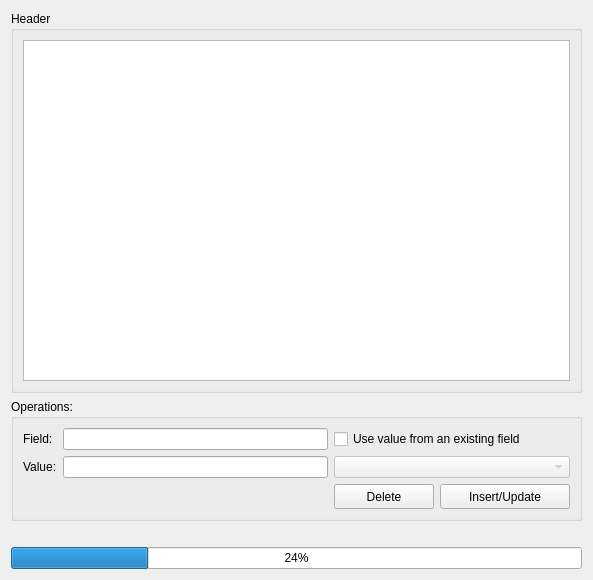
<?xml version="1.0" encoding="UTF-8"?>
<ui version="4.0">
 <class>Form</class>
 <widget class="QWidget" name="Form">
  <property name="geometry">
   <rect>
    <x>0</x>
    <y>0</y>
    <width>588</width>
    <height>580</height>
   </rect>
  </property>
  <property name="windowTitle">
   <string>Header Editor</string>
  </property>
  <layout class="QGridLayout" name="gridLayout">
   <item row="0" column="0">
    <widget class="QGroupBox" name="groupBox_8">
     <property name="minimumSize">
      <size>
       <width>571</width>
       <height>361</height>
      </size>
     </property>
     <property name="title">
      <string>Header</string>
     </property>
     <layout class="QGridLayout" name="gridLayout_29">
      <item row="0" column="0">
       <widget class="QListWidget" name="header_hlist">
        <property name="selectionMode">
         <enum>QAbstractItemView::SingleSelection</enum>
        </property>
       </widget>
      </item>
     </layout>
    </widget>
   </item>
   <item row="1" column="0">
    <widget class="QGroupBox" name="groupBox_9">
     <property name="maximumSize">
      <size>
       <width>16777215</width>
       <height>143</height>
      </size>
     </property>
     <property name="title">
      <string>Operations:</string>
     </property>
     <layout class="QGridLayout" name="gridLayout_30">
      <item row="0" column="0">
       <widget class="QLabel" name="label_15">
        <property name="text">
         <string>Field:</string>
        </property>
       </widget>
      </item>
      <item row="0" column="1">
       <widget class="QLineEdit" name="header_field">
        <property name="enabled">
         <bool>true</bool>
        </property>
        <property name="maxLength">
         <number>8</number>
        </property>
       </widget>
      </item>
      <item row="0" column="2" colspan="2">
       <widget class="QCheckBox" name="header_useExisting">
        <property name="text">
         <string>Use value from an existing field</string>
        </property>
       </widget>
      </item>
      <item row="1" column="0">
       <widget class="QLabel" name="label_16">
        <property name="text">
         <string>Value:</string>
        </property>
       </widget>
      </item>
      <item row="1" column="1">
       <widget class="QLineEdit" name="header_value"/>
      </item>
      <item row="1" column="2" colspan="2">
       <widget class="QComboBox" name="header_listOfExisting">
        <property name="enabled">
         <bool>false</bool>
        </property>
       </widget>
      </item>
      <item row="2" column="0" colspan="2">
       <spacer name="horizontalSpacer_3">
        <property name="orientation">
         <enum>Qt::Horizontal</enum>
        </property>
        <property name="sizeHint" stdset="0">
         <size>
          <width>293</width>
          <height>20</height>
         </size>
        </property>
       </spacer>
      </item>
      <item row="2" column="2">
       <widget class="QPushButton" name="header_delete">
        <property name="minimumSize">
         <size>
          <width>100</width>
          <height>25</height>
         </size>
        </property>
        <property name="maximumSize">
         <size>
          <width>100</width>
          <height>25</height>
         </size>
        </property>
        <property name="text">
         <string>Delete</string>
        </property>
        <property name="icon">
         <iconset>
          <normaloff>../../../../../.designer/.designer/.designer/backup/img/rem.png</normaloff>../../../../../.designer/.designer/.designer/backup/img/rem.png</iconset>
        </property>
       </widget>
      </item>
      <item row="2" column="3">
       <widget class="QPushButton" name="header_insert_update">
        <property name="minimumSize">
         <size>
          <width>130</width>
          <height>25</height>
         </size>
        </property>
        <property name="maximumSize">
         <size>
          <width>130</width>
          <height>25</height>
         </size>
        </property>
        <property name="text">
         <string>Insert/Update</string>
        </property>
        <property name="icon">
         <iconset>
          <normaloff>../../../../../.designer/.designer/.designer/backup/img/add.png</normaloff>../../../../../.designer/.designer/.designer/backup/img/add.png</iconset>
        </property>
       </widget>
      </item>
     </layout>
    </widget>
   </item>
   <item row="2" column="0">
    <layout class="QGridLayout" name="gridLayout_27">
     <item row="1" column="0">
      <widget class="QProgressBar" name="header_progress">
       <property name="value">
        <number>24</number>
       </property>
      </widget>
     </item>
     <item row="0" column="0">
      <widget class="QLabel" name="header_annotation">
       <property name="text">
        <string/>
       </property>
      </widget>
     </item>
    </layout>
   </item>
  </layout>
 </widget>
 <resources/>
 <connections/>
</ui>
